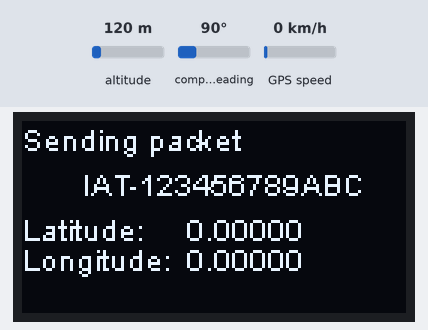
The sketch below on a simulated ESP32. Parts: 128×64 one-colour display. The inputs (shaded band) are chosen by the test bench; at power-on: altitude 120 m, compass heading 90°, GPS speed 0 km/h. The GPS gets a fix after 3 s at 37.7749, -122.4194 with 8 satellites; no radio packets arrive unless stated; what the sketch prints to the serial monitor is not drawn.

Above: at 1.6 s.
At 4.8 s:
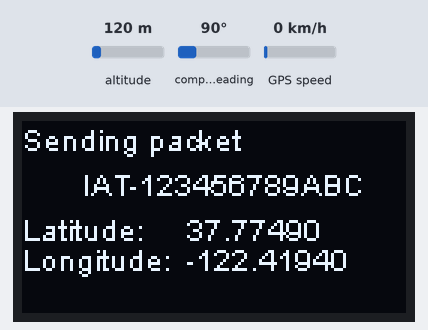

The sketch:

T-Beam-Sender.ino
```cpp
#include <SPI.h>
#include <LoRa.h>
#include <Wire.h>
#include "SSD1306.h"
#include <TinyGPS++.h>
//#include <axp20x.h>
//AXP20X_Class axp;
#define SCK     5    // GPIO5  -- SX1278's SCK
#define MISO    19   // GPIO19 -- SX1278's MISnO
#define MOSI    27   // GPIO27 -- SX1278's MOSI
#define SS      18   // GPIO18 -- SX1278's CS
#define RST     14   // GPIO14 -- SX1278's RESET
#define DI0     26   // GPIO26 -- SX1278's IRQ(Interrupt Request)
#define BAND  915E6

SSD1306 display(0x3c, 21, 22);
String rssi = "RSSI --";
String packSize = "--";
String packet ;
String timestamp;

TinyGPSPlus gps;
HardwareSerial GPS(1);

char ID[23];
void setup()
{
  uint64_t chipid = ESP.getEfuseMac(); // The chip ID is essentially its MAC address(length: 6 bytes).
  uint16_t chip = (uint16_t)(chipid >> 32);
  snprintf(ID, 23, "IAT-%04X%08X", chip, (uint32_t)chipid);


  GPS.begin(9600, SERIAL_8N1, 34, 12);   //17-TX 18-RX


  Serial.begin(115200);
  while (!Serial);
  Serial.println();
  Serial.println("LoRa Sender Test");

  SPI.begin(SCK, MISO, MOSI, SS);
  LoRa.setPins(SS, RST, DI0);
  if (!LoRa.begin(BAND)) {
    Serial.println("Starting LoRa failed!");
    while (1);
  }

  Serial.println("init ok");
  display.init();
  display.flipScreenVertically();
  display.setFont(ArialMT_Plain_10);

  delay(1500);
}

void loop()
{
  Serial.println(ID);
  display.clear();
  display.setTextAlignment(TEXT_ALIGN_LEFT);
  display.setFont(ArialMT_Plain_10);
  display.drawString(0, 0, "Sending packet");
  display.drawString(20, 15, String(ID));
  display.drawString(0, 30, "Latitude:");
  display.drawString(55, 30, String(gps.location.lat(), 5));
  display.drawString(0, 40, "Longitude:");
  display.drawString(55, 40, String(gps.location.lng(), 5));
  display.display();

  //Build timestamp
  struct tm  timeinfo;
  unsigned long int unixtime;
  timeinfo.tm_year =  gps.date.year() - 1900;
  timeinfo.tm_mon = gps.date.month() - 1;
  timeinfo.tm_mday =  gps.date.day();
  timeinfo.tm_hour =  gps.time.hour();
  timeinfo.tm_min =  gps.time.minute();
  timeinfo.tm_sec = gps.time.second();
  unixtime = mktime(&timeinfo);
  printf("unixtime = %u\n", unixtime);

  // send packet
  LoRa.beginPacket();
  LoRa.print(ID);
  LoRa.print(";");
  LoRa.print(gps.location.lat(), 5);
  LoRa.print(";");
  LoRa.print(gps.location.lng(), 5);
  LoRa.print(";");
  LoRa.print(unixtime);
  LoRa.endPacket();

  Serial.print("Latitude  : ");
  Serial.println(gps.location.lat(), 5);
  Serial.print("Longitude : ");
  Serial.println(gps.location.lng(), 4);
  Serial.print("Satellites: ");
  Serial.println(gps.satellites.value());
  Serial.print("Altitude  : ");
  Serial.print(gps.altitude.feet() / 3.2808);
  Serial.println("M");
  Serial.print("Time      : ");
  Serial.print(gps.time.hour());
  Serial.print(":");
  Serial.print(gps.time.minute());
  Serial.print(":");
  Serial.println(gps.time.second());
  Serial.print("Speed     : ");
  Serial.println(gps.speed.kmph());
  smartDelay(1000);

  if (millis() > 5000 && gps.charsProcessed() < 10)
    Serial.println(F("No GPS data received: check wiring"));

}
static void smartDelay(unsigned long ms)
{
  unsigned long start = millis();
  do
  {
    while (GPS.available())
      gps.encode(GPS.read());
  } while (millis() - start < ms);
}
```

Measured:
- what the display in image 0 shows lasts 3.3 s, from 1.5 s to 4.8 s
